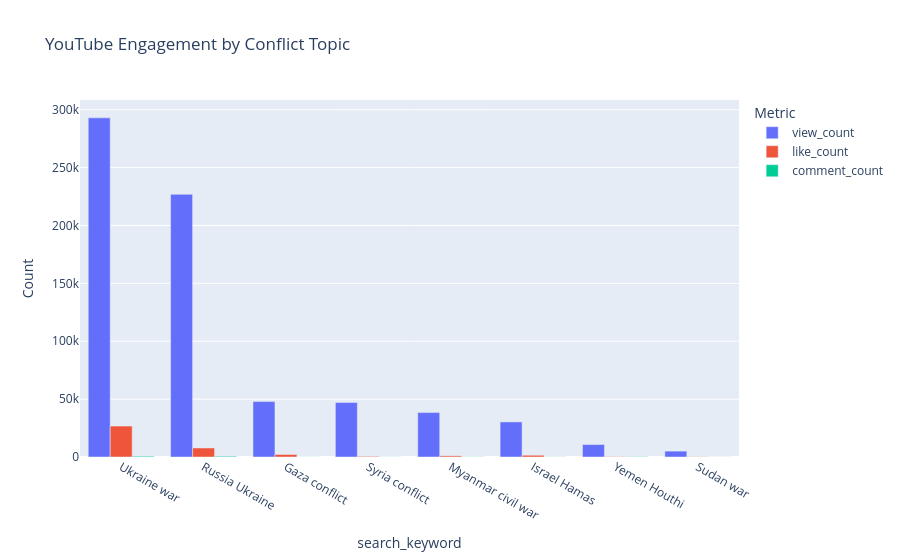

The code cell stored with this chart in its notebook:
### Markdown cell above
---
## Section 6 — User Engagement Analysis

**Theory:** Engagement metrics (views, likes, comments) indicate which conflicts generate the most public interest and participation. High engagement suggests a topic that resonates with audiences — whether due to proximity, novelty, or emotional impact. We rank content by engagement to answer: *"Which war is the public watching most?"*

### Code cell
# ── 6A. YouTube Engagement by Conflict ───────────────────────────────────────

if not yt_df.empty:
    engagement = yt_df.groupby('search_keyword').agg({
        'view_count': 'sum',
        'like_count': 'sum',
        'comment_count': 'sum',
        'video_id': 'count'
    }).rename(columns={'video_id': 'video_count'}).sort_values('view_count', ascending=False)

    display(engagement)

    fig = px.bar(engagement, x=engagement.index,
                 y=['view_count', 'like_count', 'comment_count'],
                 title='YouTube Engagement by Conflict Topic',
                 barmode='group',
                 labels={'value': 'Count', 'variable': 'Metric'})
    fig.show()
else:
    print('No YouTube data available for engagement analysis.')

### Figure 1 — Plotly figure (JSON) as saved in the notebook; plotly's stock layout.template omitted (floating-point values rounded to 4 significant figures)
{"data": [{"alignmentgroup": "True", "hovertemplate": "Metric=view_count<br>search_keyword=%{x}<br>Count=%{y}<extra></extra>", "legendgroup": "view_count", "marker": {"color": "#636efa", "pattern": {"shape": ""}}, "name": "view_count", "offsetgroup": "view_count", "orientation": "v", "showlegend": true, "textposition": "auto", "type": "bar", "x": ["Ukraine war", "Russia Ukraine", "Gaza conflict", "Syria conflict", "Myanmar civil war", "Israel Hamas", "Yemen Houthi", "Sudan war"], "xaxis": "x", "y": [292939, 226859, 47851, 47029, 38356, 30289, 10745, 5090], "yaxis": "y"}, {"alignmentgroup": "True", "hovertemplate": "Metric=like_count<br>search_keyword=%{x}<br>Count=%{y}<extra></extra>", "legendgroup": "like_count", "marker": {"color": "#EF553B", "pattern": {"shape": ""}}, "name": "like_count", "offsetgroup": "like_count", "orientation": "v", "showlegend": true, "textposition": "auto", "type": "bar", "x": ["Ukraine war", "Russia Ukraine", "Gaza conflict", "Syria conflict", "Myanmar civil war", "Israel Hamas", "Yemen Houthi", "Sudan war"], "xaxis": "x", "y": [26730, 7801, 2180, 551, 997, 1502, 296, 204], "yaxis": "y"}, {"alignmentgroup": "True", "hovertemplate": "Metric=comment_count<br>search_keyword=%{x}<br>Count=%{y}<extra></extra>", "legendgroup": "comment_count", "marker": {"color": "#00cc96", "pattern": {"shape": ""}}, "name": "comment_count", "offsetgroup": "comment_count", "orientation": "v", "showlegend": true, "textposition": "auto", "type": "bar", "x": ["Ukraine war", "Russia Ukraine", "Gaza conflict", "Syria conflict", "Myanmar civil war", "Israel Hamas", "Yemen Houthi", "Sudan war"], "xaxis": "x", "y": [674, 646, 59, 71, 149, 99, 251, 38], "yaxis": "y"}], "layout": {"barmode": "group", "legend": {"title": {"text": "Metric"}, "tracegroupgap": 0}, "title": {"text": "YouTube Engagement by Conflict Topic"}, "xaxis": {"anchor": "y", "domain": [0, 1], "title": {"text": "search_keyword"}}, "yaxis": {"anchor": "x", "domain": [0, 1], "title": {"text": "Count"}}}}
